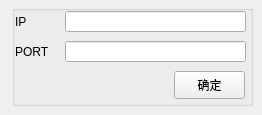
      <widget class="QWidget" name="Tab_2">
       <attribute name="title">
        <string>下位机</string>
       </attribute>
       <widget class="QGroupBox" name="groupBox_18">
        <property name="geometry">
         <rect>
          <x>12</x>
          <y>5</y>
          <width>241</width>
          <height>101</height>
         </rect>
        </property>
        <property name="title">
         <string/>
        </property>
        <widget class="QLineEdit" name="tcpClientPort_LineEdit_2">
         <property name="geometry">
          <rect>
           <x>53</x>
           <y>36</y>
           <width>181</width>
           <height>21</height>
          </rect>
         </property>
        </widget>
        <widget class="QLineEdit" name="tcpClientIP_LineEdit">
         <property name="geometry">
          <rect>
           <x>53</x>
           <y>6</y>
           <width>181</width>
           <height>21</height>
          </rect>
         </property>
        </widget>
        <widget class="QLabel" name="label_28">
         <property name="geometry">
          <rect>
           <x>3</x>
           <y>6</y>
           <width>41</width>
           <height>21</height>
          </rect>
         </property>
         <property name="text">
          <string>IP </string>
         </property>
        </widget>
        <widget class="QPushButton" name="tcpClientEnter_Btn">
         <property name="geometry">
          <rect>
           <x>162</x>
           <y>66</y>
           <width>71</width>
           <height>28</height>
          </rect>
         </property>
         <property name="text">
          <string>确定</string>
         </property>
        </widget>
        <widget class="QLabel" name="label_29">
         <property name="geometry">
          <rect>
           <x>3</x>
           <y>36</y>
           <width>41</width>
           <height>21</height>
          </rect>
         </property>
         <property name="text">
          <string>PORT</string>
         </property>
        </widget>
       </widget>
      </widget>
